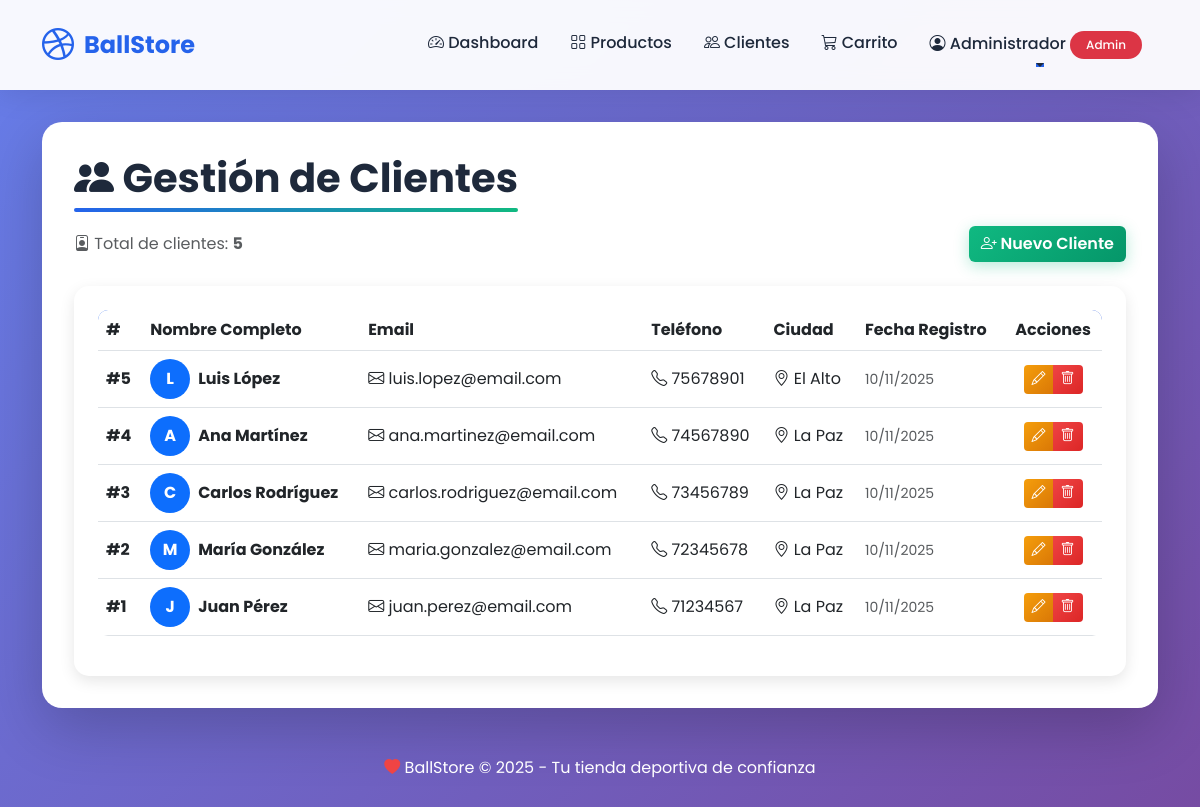
The app's page /?controller=cliente&action=list (signed in) with its own data.
### tables this page shows
CREATE TABLE IF NOT EXISTS cliente (
    id INT AUTO_INCREMENT PRIMARY KEY,
    nombre VARCHAR(150) NOT NULL,
    apellido VARCHAR(150) NOT NULL,
    email VARCHAR(200) NOT NULL UNIQUE,
    telefono VARCHAR(20) NULL,
    direccion TEXT NULL,
    ciudad VARCHAR(100) NULL,
    fecha_registro TIMESTAMP DEFAULT CURRENT_TIMESTAMP,
    fecha_actualizacion TIMESTAMP DEFAULT CURRENT_TIMESTAMP ON UPDATE CURRENT_TIMESTAMP
);

### controller/cliente.php (called while the page is built, shortened)
<?php
require_once 'model/cliente.php';
class clienteController
{
    public function __construct()
    {
        $this->clienteObj = new Cliente();
    }
    public function list()
    {
        $this->page_title = 'Gestión de Clientes';
        return $this->clienteObj->getClientes();
    }
}
?>

### model/db.php (called while the page is built, shortened)
<?php
class Db {
    public function __construct() {
        try {
            $connectionString = "mysql:host=".DB_HOST.";dbname=".DB.";charset=utf8";
            $this->conection = new PDO($connectionString, DB_USER, DB_PASS);
        } catch(PDOException $e) {
            die("Error de conexión: " . $e->getMessage());
        }
    }
}
?>

### model/cliente.php (called while the page is built, shortened)
<?php
class Cliente {
    private $table = 'cliente';
    private $conection;
    public function getConection(){
        $dbObj = new Db();
        $this->conection = $dbObj->conection;
    }
    public function getClientes(){
        $sql = "SELECT * FROM ".$this->table." ORDER BY id DESC";
        $stmt = $this->conection->prepare($sql);
        $stmt->execute();
        return $stmt->fetchAll();
    }
}
?>

### view/list_cliente.php (the view, shortened to what this page needs)
<h1 class="page-title">
    <i class="bi bi-people-fill"></i> <?php echo $controller->page_title; ?>
</h1>
<div class="d-flex justify-content-between align-items-center mb-4">
    <p class="text-muted mb-0">
        <i class="bi bi-person-badge"></i> Total de clientes:
        <strong><?php echo count($dataToView["data"]); ?></strong>
    </p>
    <a href="?controller=cliente&action=create" class="btn btn-success">
        <i class="bi bi-person-plus"></i> Nuevo Cliente
    </a>
</div>
<?php if(empty($dataToView["data"])): ?>
    <div class="text-center py-5">
        <i class="bi bi-person-x" style="font-size: 5rem; color: #cbd5e1;"></i>
        <h3 class="mt-3 text-muted">No hay clientes registrados</h3>
        <p class="text-muted">Comienza agregando tu primer cliente</p>
        <a href="?controller=cliente&action=create" class="btn btn-primary mt-3">
            <i class="bi bi-person-plus"></i> Agregar Primer Cliente
        </a>
    </div>
<?php else: ?>
    <div class="card">
        <div class="card-body">
            <div class="table-responsive">
                <table class="table table-hover align-middle">
                    <thead>
                        <tr>
                            <th>#</th>
                            <th>Nombre Completo</th>
                            <th>Email</th>
                            <th>Teléfono</th>
                            <th>Ciudad</th>
                            <th>Fecha Registro</th>
                            <th class="text-center">Acciones</th>
                        </tr>
                    </thead>
                    <tbody>
                        <?php foreach($dataToView["data"] as $cliente): ?>
                        <tr>
                            <td><strong>#<?php echo $cliente["id"]; ?></strong></td>
                            <td>
                                <div class="d-flex align-items-center">
                                    <div class="rounded-circle bg-primary text-white d-flex align-items-center justify-content-center me-2"
                                         style="width: 40px; height: 40px; font-weight: bold;">
                                        <?php echo strtoupper(substr($cliente["nombre"], 0, 1)); ?>
                                    </div>
                                    <div>
                                        <strong><?php echo htmlspecialchars($cliente["nombre"] . ' ' . $cliente["apellido"]); ?></strong>
                                    </div>
                                </div>
                            </td>
                            <td>
                                <i class="bi bi-envelope"></i>
                                <?php echo htmlspecialchars($cliente["email"]); ?>
                            </td>
                            <td>
                                <i class="bi bi-telephone"></i>
                                <?php echo htmlspecialchars($cliente["telefono"]); ?>
                            </td>
                            <td>
                                <i class="bi bi-geo-alt"></i>
                                <?php echo htmlspecialchars($cliente["ciudad"]); ?>
                            </td>
                            <td>
                                <small class="text-muted">
                                    <?php echo date('d/m/Y', strtotime($cliente["fecha_registro"])); ?>
                                </small>
                            </td>
                            <td class="text-center">
                                <div class="btn-group" role="group">
                                    <a href="?controller=cliente&action=edit&id=<?php echo $cliente["id"]; ?>"
                                       class="btn btn-sm btn-warning"
                                       title="Editar">
                                        <i class="bi bi-pencil"></i>
                                    </a>
                                    <a href="?controller=cliente&action=confirmDelete&id=<?php echo $cliente["id"]; ?>"
                                       class="btn btn-sm btn-danger"
                                       title="Eliminar">
                                        <i class="bi bi-trash"></i>
                                    </a>
                                </div>
                            </td>
                        </tr>
                        <?php endforeach; ?>
                    </tbody>
                </table>
            </div>
        </div>
    </div>
<?php endif; ?>

### view/template/header.php (style rules this page uses)
:root { --primary-color: #2563eb; --secondary-color: #10b981; --accent-color: #f59e0b; --dark-color: #1e293b; --light-color: #f8fafc; --danger-color: #ef4444; }
* { margin: 0; padding: 0; box-sizing: border-box; }
body { font-family: 'Poppins', sans-serif; background: linear-gradient(135deg, #667eea 0%, #764ba2 100%); min-height: 100vh; padding-bottom: 50px; }
.btn-success { background: linear-gradient(135deg, var(--secondary-color), #059669); border: none; font-weight: 600; transition: all 0.3s ease; box-shadow: 0 4px 15px rgba(16, 185, 129, 0.3); }
.btn-warning { background: linear-gradient(135deg, var(--accent-color), #d97706); border: none; color: white; font-weight: 600; transition: all 0.3s ease; }
.btn-danger { background: linear-gradient(135deg, var(--danger-color), #dc2626); border: none; font-weight: 600; transition: all 0.3s ease; }
.page-title { color: var(--dark-color); font-weight: 700; margin-bottom: 1.5rem; position: relative; display: inline-block; }
.page-title::after { content: ''; position: absolute; width: 100%; height: 4px; background: linear-gradient(90deg, var(--primary-color), var(--secondary-color)); bottom: -10px; left: 0; border-radius: 2px; }
.card { border: none; border-radius: 15px; overflow: hidden; transition: all 0.3s ease; box-shadow: 0 5px 15px rgba(0, 0, 0, 0.1); height: 100%; }
.card-body { padding: 1.5rem; }
.table { border-radius: 10px; overflow: hidden; }
.table thead { background: linear-gradient(135deg, var(--primary-color), #1d4ed8); color: white; }
.table tbody tr { transition: all 0.3s ease; }

### records on screen
cliente: id "5", nombre "L", nombre+apellido "Luis López", email "luis.lopez@email.com", telefono "75678901", ciudad "El Alto", fecha_registro "10/11/2025"
cliente: id "4", nombre "A", nombre+apellido "Ana Martínez", email "ana.martinez@email.com", telefono "74567890", ciudad "La Paz", fecha_registro "10/11/2025"
cliente: id "3", nombre "C", nombre+apellido "Carlos Rodríguez", email "carlos.rodriguez@email.com", telefono "73456789", ciudad "La Paz", fecha_registro "10/11/2025"
cliente: id "2", nombre "M", nombre+apellido "María González", email "maria.gonzalez@email.com", telefono "72345678", ciudad "La Paz", fecha_registro "10/11/2025"
cliente: id "1", nombre "J", nombre+apellido "Juan Pérez", email "juan.perez@email.com", telefono "71234567", ciudad "La Paz", fecha_registro "10/11/2025"

### other values on screen
constant("SITE_NAME") "BallStore"
$_SESSION['user_name'] "Administrador"
$_SESSION['user_role'] "Admin"
$controller->page_title "Gestión de Clientes"
count($dataToView["data"]) "5"
constant("SITE_SLOGAN") "Tu tienda deportiva de confianza"
